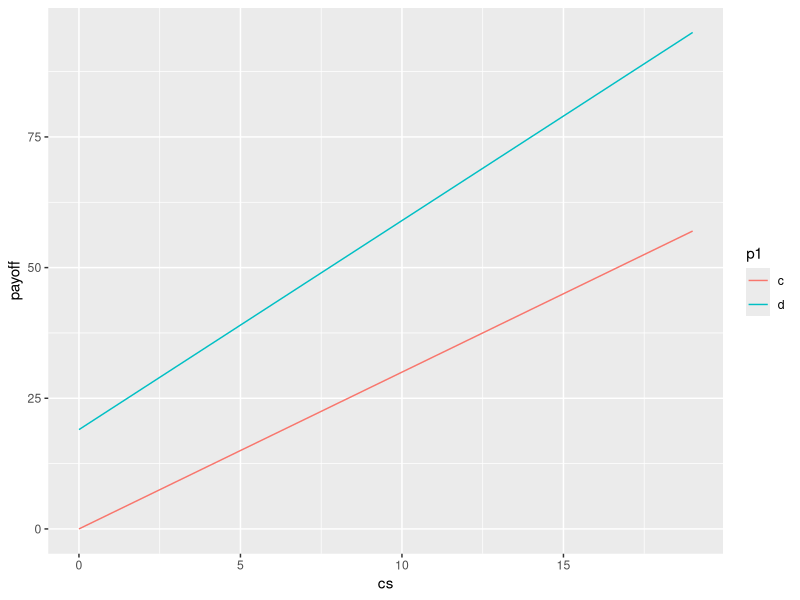

Source code (R):
## ---- chunk 1
knitr::opts_chunk$set(
  echo = FALSE, warning = FALSE, message = FALSE,
  results = "show", cache = FALSE, autodep = FALSE, error = TRUE
)
## ---- chunk 2
library(tidyverse)
## ---- chunk 3
p1_payout <- function(p1, p2, payouts = c(3, 0, 5, 1)) {
  case_when(
    p1 == 'c' & p2 == 'c' ~ payouts[1],
    p1 == 'c' & p2 == 'd' ~ payouts[2],
    p1 == 'd' & p2 == 'c' ~ payouts[3],
    p1 == 'd' & p2 == 'd' ~ payouts[4]
  )
}
## ---- chunk 4
p1_payout('d', 'd')
p1_payout('d', c('d', 'd'))
## ---- chunk 5
opponent_choices <- tibble(cs = 0:19) %>%
  rowwise() %>%
  mutate(choices = list(c(rep('c', cs), rep('d', 19 - cs))))

head(opponent_choices)
## ---- chunk 6
p1_outcomes <- opponent_choices %>%
  ungroup() %>%
  full_join(tibble(p1 = c('c', 'd')), by = character()) %>%
  rowwise() %>%
  mutate(payoff = sum(p1_payout(p1, choices)))

p1_outcomes
## ---- chunk 7
p1_outcomes %>%
  select(-choices) %>%
  pivot_wider(names_from = p1, values_from = payoff)
## ---- chunk 8
p1_outcomes %>%
  ggplot() + 
  geom_line(aes(cs, payoff, color = p1))
## ---- chunk 9
p1_outcomes %>%
  mutate(payoff = sum(p1_payout(p1, choices, c(3, 0, 50, 0.01)))) %>%
  select(-choices) %>%
  pivot_wider(names_from = p1, values_from = payoff)
## ---- chunk 10
p1_outcomes %>%
  mutate(payoff = sum(p1_payout(p1, choices, c(1000, 0, 100, 100)))) %>%
  select(-choices) %>%
  pivot_wider(names_from = p1, values_from = payoff)

